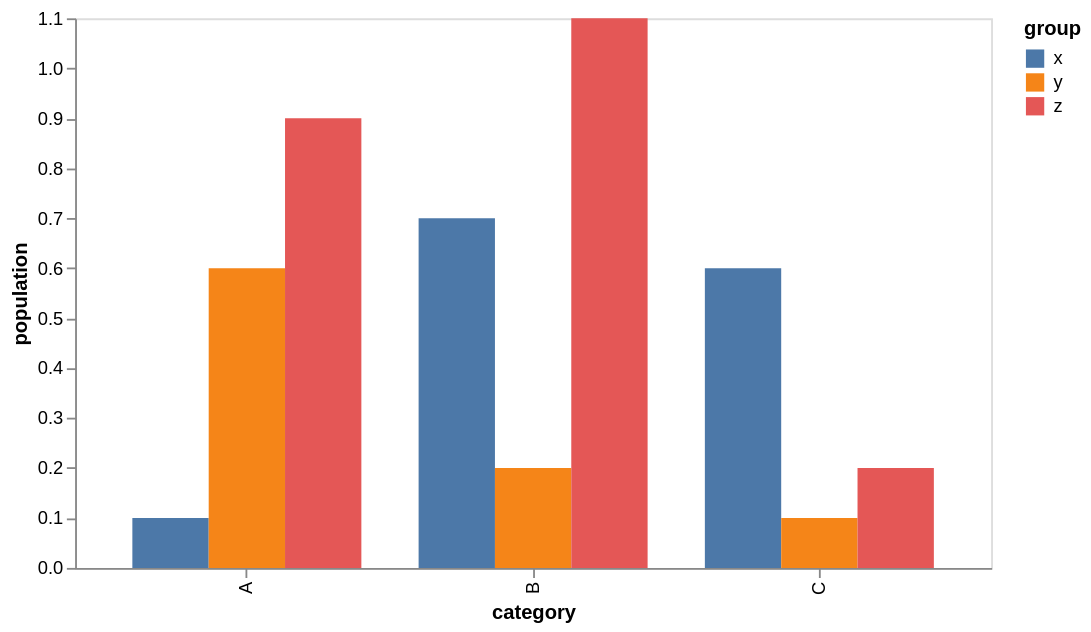

This figure's Vega-Lite source:
### Vega specification from a JSON file in a GitHub repository (floating-point values rounded to 4 significant figures)
{"$schema": "https://vega.github.io/schema/vega/v6.json", "background": "white", "padding": 5, "width": 500, "height": 300, "style": "cell", "data": [{"name": "source_0", "values": [{"category": "A", "group": "x", "value": 0.1}, {"category": "A", "group": "y", "value": 0.6}, {"category": "A", "group": "z", "value": 0.9}, {"category": "B", "group": "x", "value": 0.7}, {"category": "B", "group": "y", "value": 0.2}, {"category": "B", "group": "z", "value": 1.1}, {"category": "C", "group": "x", "value": 0.6}, {"category": "C", "group": "y", "value": 0.1}, {"category": "C", "group": "z", "value": 0.2}]}, {"name": "data_0", "source": "source_0", "transform": [{"type": "stack", "groupby": ["category", "group"], "field": "value", "sort": {"field": [], "order": []}, "as": ["value_start", "value_end"], "offset": "zero"}, {"type": "filter", "expr": "isValid(datum[\"value\"]) && isFinite(+datum[\"value\"])"}]}], "marks": [{"name": "marks", "type": "rect", "style": ["bar"], "from": {"data": "data_0"}, "encode": {"update": {"fill": {"scale": "color", "field": "group"}, "ariaRoleDescription": {"value": "bar"}, "description": {"signal": "\"category: \" + (isValid(datum[\"category\"]) ? isArray(datum[\"category\"]) ? join(datum[\"category\"], ' ') : datum[\"category\"] : \"\"+datum[\"category\"]) + \"; value: \" + (format(datum[\"value\"], \"\")) + \"; group: \" + (isValid(datum[\"group\"]) ? isArray(datum[\"group\"]) ? join(datum[\"group\"], ' ') : datum[\"group\"] : \"\"+datum[\"group\"])"}, "x": {"scale": "x", "field": "category", "offset": {"scale": "xOffset", "field": "group"}}, "width": {"signal": "max(0.25, bandwidth('xOffset'))"}, "y": {"scale": "y", "field": "value_end"}, "y2": {"scale": "y", "field": "value_start"}}}}], "scales": [{"name": "x", "type": "band", "domain": {"data": "data_0", "field": "category", "sort": true}, "range": [0, {"signal": "width"}], "paddingInner": 0.2, "paddingOuter": 0.2}, {"name": "y", "type": "linear", "domain": {"data": "data_0", "fields": ["value_start", "value_end"]}, "range": [{"signal": "height"}, 0], "nice": true, "zero": true}, {"name": "xOffset", "type": "band", "domain": {"data": "data_0", "field": "group", "sort": true}, "range": [0, {"signal": "bandwidth('x')"}]}, {"name": "color", "type": "ordinal", "domain": {"data": "data_0", "field": "group", "sort": true}, "range": "category"}], "axes": [{"scale": "x", "orient": "bottom", "grid": false, "title": "category", "labelAlign": "right", "labelAngle": 270, "labelBaseline": "middle", "zindex": 0}, {"scale": "y", "orient": "left", "grid": false, "title": "population", "labelOverlap": true, "tickCount": {"signal": "ceil(height/40)"}, "zindex": 0}], "legends": [{"fill": "color", "symbolType": "square", "title": "group"}]}
